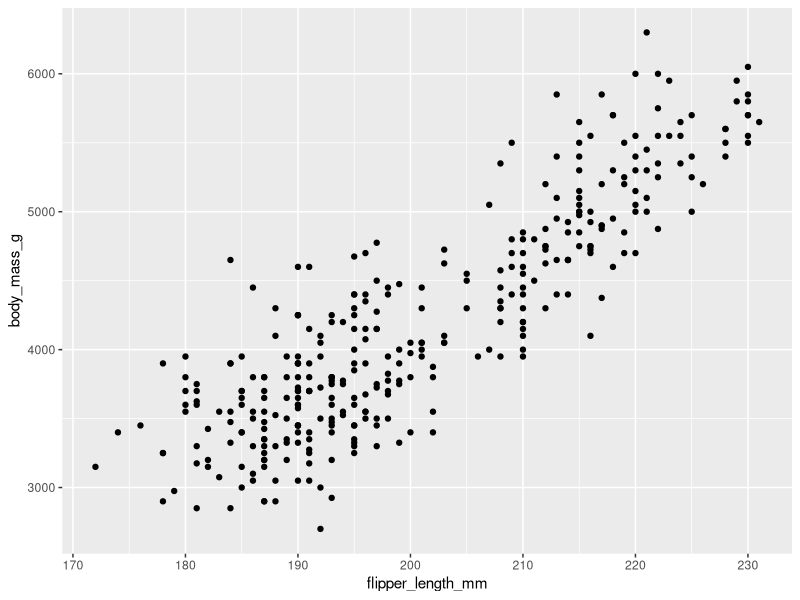
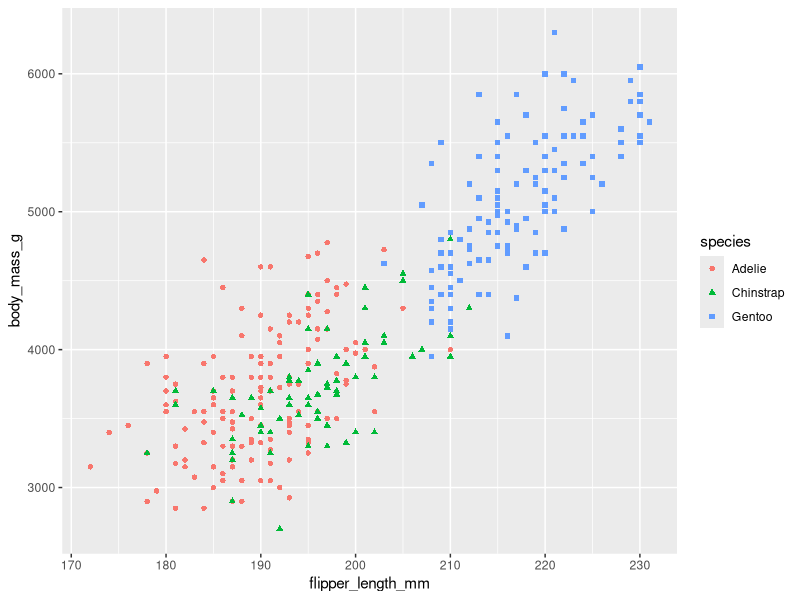
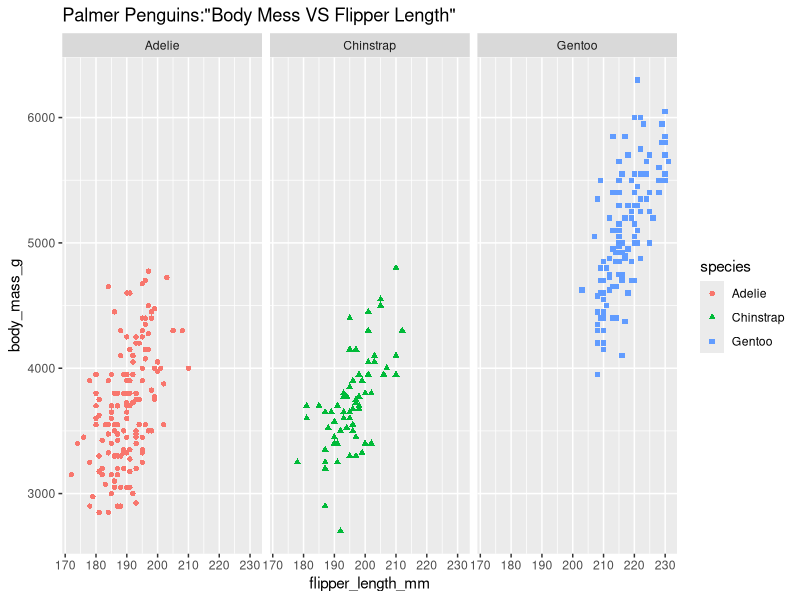

Reproduce these figures in R, in order.
# we have a couple of options here - we can load the entire tidyverse or we can just load the 
# tidyverse packages that we're interested in using. I'm going to load the tidyverse, but alternatively you
# could run the following instead:
install.packages(tidyverse)
install.packages()
library(readr)
library(dplyr)

#load the tidyverse
library(tidyverse)

install.packages('palmerpenguins')
library('palmerpenguins')
install.packages('ggplot2')
library('ggplot2')
 
ggplot(data=penguins, aes(x=flipper_length_mm, y=body_mass_g)) + geom_point()
ggplot(data=penguins, aes(x=flipper_length_mm, y=body_mass_g)) + geom_point(aes(shape=species, color = species))
ggplot(data=penguins, aes(x=flipper_length_mm, y=body_mass_g)) + geom_point(aes(shape=species, color = species))+facet_wrap(~species)+labs(title='Palmer Penguins:"Body Mess VS Flipper Length"')
